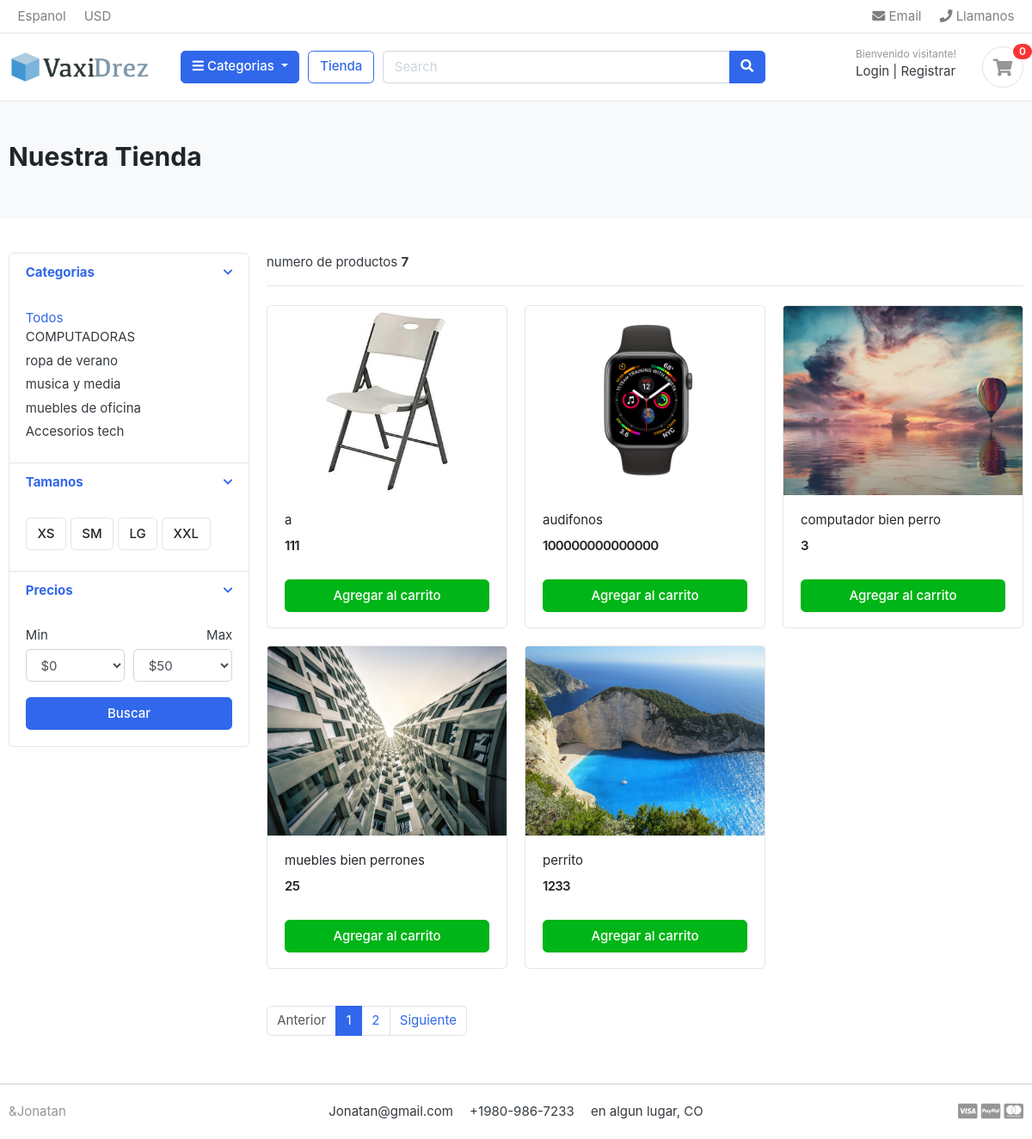
/store/, run on the app's committed database.
### category/models.py (models this page shows, shortened)
class Category(models.Model):
    category_name = models.CharField(max_length=50, unique=True)
    description = models.CharField(max_length=255, blank=True)
    slug = models.CharField(max_length=100, unique=True)
    cat_image = models.ImageField(upload_to='photos/categories', blank=True)
    class Meta:
        verbose_name = 'category'
        verbose_name_plural = 'categories'
    def get_url(self):
        return reverse('products_by_category', args=[self.slug])

### store/models.py (models this page shows, shortened)
class Product(models.Model):
    product_name = models.CharField(max_length=200, unique=True)
    slug = models.CharField(max_length=200, unique=True)
    description = models.TextField(max_length=500, blank=True)
    price = models.IntegerField()
    images = models.ImageField(upload_to='photos/products')
    stock = models.IntegerField()
    is_available = models.BooleanField(default=True)
    category = models.ForeignKey(Category, on_delete=models.CASCADE)
    created_date = models.DateTimeField(auto_now_add=True)
    modified_date = models.DateTimeField(auto_now=True)
    def get_url(self):
        return reverse('product_detail', args=[self.category.slug, self.slug])

### store/views.py (the view)
# urls.py: path('store/', include('store.urls')),
def store(request, category_slug=None):
    categories = None
    products = None
    if category_slug is not None:
        categories = get_object_or_404(Category, slug=category_slug)
        products = Product.objects.filter(category=categories, is_available=True).order_by('product_name')  # Ordena por nombre de producto
    else:
        products = Product.objects.filter(is_available=True).order_by('product_name')  # Ordena por nombre de producto
    paginator = Paginator(products, 5)
    page_number = request.GET.get('page')
    paged_products = paginator.get_page(page_number)
    context = {
        'products': paged_products,
        'product_count': products.count()
    }
    return render(request, 'store/store.html', context)

### carts/context_processors.py (called while the page is built)
def counter(request):
    cart_count = 0
    try:
        cart = Cart.objects.filter(cart_id=_cart_id(request))
        cart_items = CartItem.objects.all().filter(cart=cart[:1])
        for cart_item in cart_items:
            cart_count += cart_item.quantity
    except Cart.DoesNotExist as e:
        cart_count = 0
    return dict(cart_count=cart_count)

### carts/views.py (called while the page is built)
def _cart_id(request):
    cart_data = request.session.session_key
    if not cart_data:
        cart_data = request.session.create()
    return cart_data

### category/context_processors.py (called while the page is built)
def menu_links(request):
    links = Category.objects.all()
    return dict(links=links)

### templates/store/store.html (shortened to what this page needs)
<!DOCTYPE html>
{% extends 'base.html' %}
{% block content%}
<body>
<section class="section-pagetop bg">
    <div class="container">
        <h2 class="title-page">Nuestra Tienda</h2>
    </div>
    </section>
<section class="section-content padding-y">
    <div class="container">
    <div class="row">
        <aside class="col-md-3">
    <div class="card">
        <article class="filter-group">
            <header class="card-header">
                <a href="#" data-toggle="collapse" data-target="#collapse_1" aria-expanded="true" class="">
                    <i class="icon-control fa fa-chevron-down"></i>
                    <h6 class="title">Categorias</h6>
                </a>
            </header>
            <div class="filter-content collapse show" id="collapse_1" style="">
                <div class="card-body">
                   <a href="{% url 'store' %}">Todos</a>
                    {% for category in links %}
                    <ul class="list-menu">
                    <li><a href="{{category.get_url}}">{{category.category_name}} </a></li>
                    </ul>
                    {% endfor %}
                </div>
            </div>
        </article>
        <article class="filter-group">
            <header class="card-header">
                <a href="#" data-toggle="collapse" data-target="#collapse_4" aria-expanded="true" class="">
                    <i class="icon-control fa fa-chevron-down"></i>
                    <h6 class="title">Tamanos </h6>
                </a>
            </header>
            <div class="filter-content collapse show" id="collapse_4" style="">
                <div class="card-body">
                  <label class="checkbox-btn">
                    <span class="btn btn-light"> XS </span>
                  </label>
                  <label class="checkbox-btn">
                    <span class="btn btn-light"> SM </span>
                  </label>
                  <label class="checkbox-btn">
                    <span class="btn btn-light"> LG </span>
                  </label>
                  <label class="checkbox-btn">
                    <span class="btn btn-light"> XXL </span>
                  </label>
            </div>
            </div>
        </article>
        <article class="filter-group">
            <header class="card-header">
                <a href="#" data-toggle="collapse" data-target="#collapse_3" aria-expanded="true" class="">
                    <i class="icon-control fa fa-chevron-down"></i>
                    <h6 class="title">Precios </h6>
                </a>
            </header>
            <div class="filter-content collapse show" id="collapse_3" style="">
                <div class="card-body">
                    <div class="form-row">
                    <div class="form-group col-md-6">
                      <label>Min</label>
                          <select class="mr-2 form-control">
                            <option value="0">$0</option>
                        </select>
                    </div>
                    <div class="form-group text-right col-md-6">
                      <label>Max</label>
                          <select class="mr-2 form-control">
                            <option value="50">$50</option>
                        </select>
                    </div>
                    </div>
                    <button class="btn btn-block btn-primary">Buscar</button>
                </div>
            </div>
        </article>
    </div>
        </aside>
        <main class="col-md-9">
    <header class="border-bottom mb-4 pb-3">
            <div class="form-inline">
                <span class="mr-md-auto"> numero de productos <b>{{product_count}}</b> </span>
            </div>
    </header>
    <div class="row">
        {% for product in products %}
        <div class="col-md-4">
            <figure class="card card-product-grid">
                <div class="img-wrap">
                    <a href="{{ product.get_url }}"> <img src="{{ product.images.url }}"> </a>
                </div>
                <figcaption class="info-wrap">
                    <div class="fix-height">
                        <a href="{{ product.get_url }}" class="title">{{product.product_name}}</a>
                        <div class="price-wrap mt-2">
                            <span class="price">{{ product.price }}</span>
                        </div>
                    </div>
                    <a href="{%  url 'add_cart' product.id  %}" class="btn btn-block btn-success">Agregar al carrito</a>
                </figcaption>
            </figure>
        </div>
              {% endfor %}
    </div>
    <nav class="mt-4" aria-label="Page navigation sample">
    {% if products.has_other_pages %}
        <ul class="pagination">
            {% if products.has_previous %}
                <li class="page-item">
                    <a class="page-link" href="?page={{ products.previous_page_number }}">Anterior</a>
                </li>
            {% else %}
                <li class="page-item disabled">
                    <a class="page-link" href="#">Anterior</a>
                </li>
            {% endif %}
            {% for num in products.paginator.page_range %}
                {% if products.number == num %}
                    <li class="page-item active">
                        <a class="page-link" href="?page={{ num }}">{{ num }}</a>
                    </li>
                {% else %}
                    <li class="page-item">
                        <a class="page-link" href="?page={{ num }}">{{ num }}</a>
                    </li>
                {% endif %}
            {% endfor %}
            {% if products.has_next %}
                <li class="page-item">
                    <a class="page-link" href="?page={{ products.next_page_number }}">Siguiente</a>
                </li>
            {% else %}
                <li class="page-item disabled">
                    <a class="page-link" href="#">Siguiente</a>
                </li>
            {% endif %}
        </ul>
    {% endif %}
    </nav>
        </main>
    </div>
    </div>
    </section>
</body>
{%endblock%}

### static/css/ui.css (style rules this page uses)
html { font-family: "Inter", sans-serif; font-size: 15px; }
.img-wrap { text-align: center; display: block; }
.img-wrap img { max-width: 100%; }
.price-wrap { letter-spacing: -0.7px; }
.padding-y { padding-top: 40px; padding-bottom: 40px; }
figure { margin-bottom: 0; }
article:after, .form-group:after { display: block; clear: both; content: ""; }
.bg { background-color: #f8f9fa; }
.title-page { color: #212529; }
.btn-light { background-color: #fff; border-color: #e4e4e4; }
[class*=list-] li:after { visibility: hidden; display: block; content: ""; overflow: hidden; height: 0; clear: both; }
.list-menu { list-style: none; margin: 0; padding-left: 0; }
.list-menu li { margin-bottom: 5px; }
.list-menu a { color: #343a40; }
[class*=card-product] a.title { color: #212529; display: block; }
[class*=card-product] .img-wrap { overflow: hidden; position: relative; }
[class*=card-product] .img-wrap img { height: 100%; max-width: 100%; width: auto; display: inline-block; -o-object-fit: cover; object-fit: cover; }
.card-product-grid { margin-bottom: 20px; }
.card-product-grid .img-wrap { border-radius: 0.2rem 0.2rem 0 0; height: 220px; }
.card-product-grid .info-wrap { overflow: hidden; padding: 18px 20px; }
.card-product-grid .fix-height { height: 80px; overflow: hidden; }
.card .img-wrap { overflow: hidden; }
.price { font-weight: 600; color: #212529; }
.icon-control { margin-top: 5px; float: right; font-size: 80%; }
.card-header .title { margin-bottom: 0; line-height: 1.5; }
.filter-group { border-bottom: 1px solid #e4e4e4; }
.filter-group .card-header { border-bottom: 0; }
.filter-group:last-child { border-bottom: 0; }
.checkbox-btn { position: relative; }
.section-pagetop { padding: 45px 0; }

### data on the page
Category: category_name "COMPUTADORAS"
Category: category_name "ropa de verano"
Category: category_name "musica y media"
Category: category_name "muebles de oficina"
Category: category_name "Accesorios tech"
Product: images (picture), product_name "a", price "111"
Product: images (picture), product_name "audifonos", price "100000000000000"
Product: images (picture), product_name "computador bien perro", price "3"
Product: images (picture), product_name "muebles bien perrones", price "25"
Product: images (picture), product_name "perrito", price "1233"

### other printed values
{{ cart_count }} "0"
{{ product_count }} "7"
{{ num }} "1"
{{ num }} "2"
